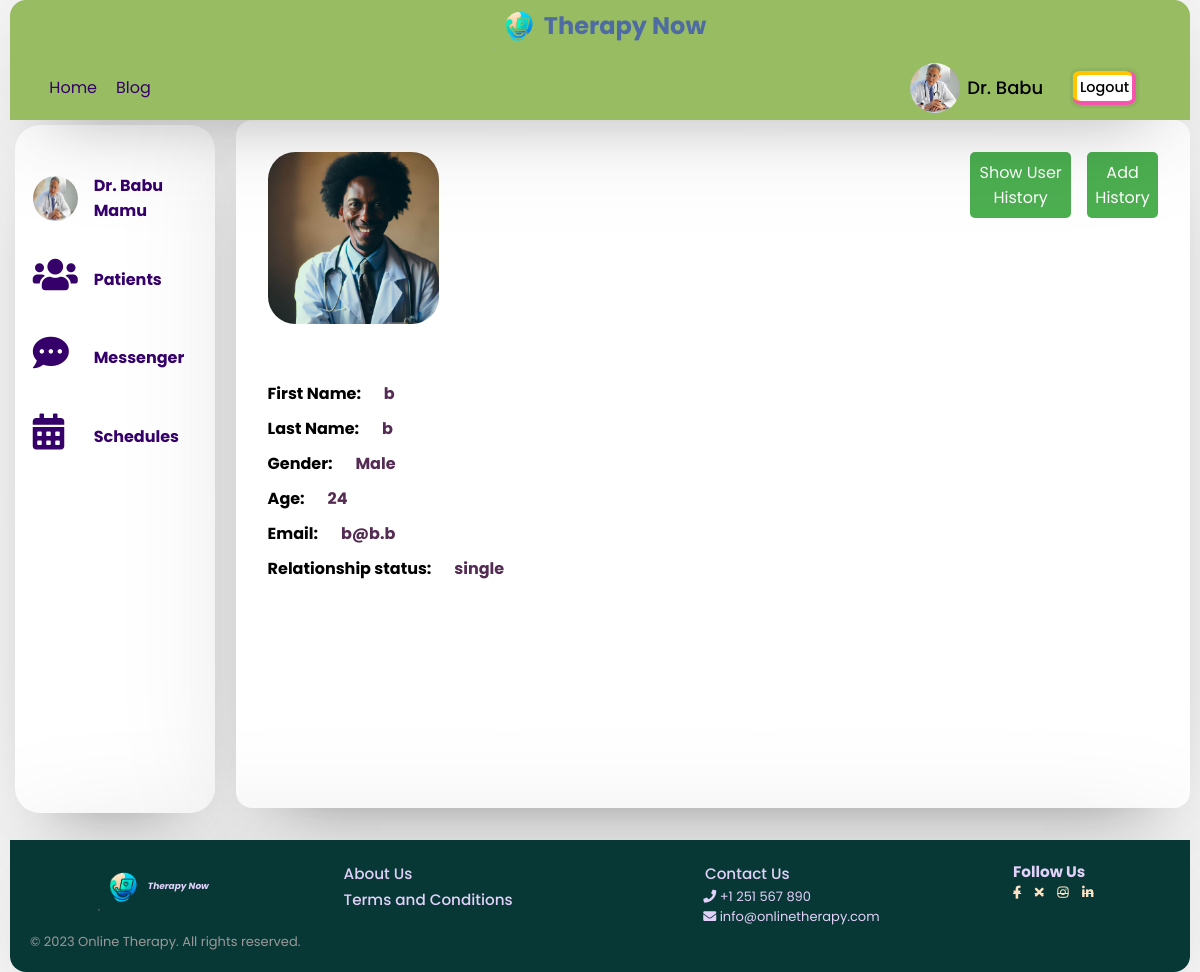
The page /profile.php?user_id=125906261&link=user_profile (signed in) on the database its author committed.
### tables this page shows
CREATE TABLE `therapist` (
  `unique_id` int(11) NOT NULL,
  `fname` text NOT NULL,
  `lname` text NOT NULL,
  `email` text NOT NULL,
  `password` text NOT NULL,
  `specialization` text DEFAULT NULL,
  `img` text DEFAULT NULL,
  `phone` text DEFAULT NULL,
  `status` text DEFAULT NULL,
  `r_date` date DEFAULT curdate(),
  `r_time` time DEFAULT curtime(),
  `gender` varchar(30) NOT NULL,
  `birthDate` int(11) NOT NULL
);

CREATE TABLE `users` (
  `user_id` int(11) NOT NULL,
  `unique_id` int(255) NOT NULL,
  `fname` varchar(255) NOT NULL,
  `lname` varchar(255) NOT NULL,
  `email` varchar(255) NOT NULL,
  `password` varchar(255) NOT NULL,
  `img` varchar(255) NOT NULL,
  `status` varchar(255) NOT NULL,
  `gender` varchar(10) DEFAULT NULL,
  `birthdate` date DEFAULT NULL,
  `relationship` varchar(100) DEFAULT NULL,
  `r_date` date DEFAULT curdate(),
  `r_time` time DEFAULT curtime()
);

### profile/profile.php (the view, shortened to what this page needs)
<?php
if (isset($_GET['user_id'])) {
    $user_id = $_GET['user_id'];
    $sql_p2 = mysqli_query($conn, "SELECT * FROM users WHERE unique_id = {$user_id}");
}
$sql_d = mysqli_query($conn, "SELECT * FROM therapist WHERE unique_id = {$_SESSION['unique_id']}");
$_doc = false;
$_user = false;
$user_profile = false;
if (mysqli_num_rows($sql_d) > 0) {
    $_doc = true;
    $_user = false;
    if (isset($_GET['link']) and $_GET['link'] == 'user_profile') {
        $user_profile = true;
    } else {
        $user_profile = false;
    }
} else {
    $_doc = false;
    $_user = true;
}
if ($_doc and !$user_profile) {
?>
    <div class="right">
        <img src="php/images/<?php echo $row['img']; ?>" alt="">
        <h2><?= $row['fname'] . '  ' . $row['lname'] ?></h2>
        <ul>
            <li><strong>Specialty:</strong> Psychiatrist</li>
            <li><strong>Location:</strong> Addis Ababa</li>
            <li><strong>Rating:</strong> 4.9/5</li>
            <li><strong>Bio:</strong> <?= $row['fname'] . '  ' ?> is a licensed and experienced psychiatrist who provides
                compassionate and effective mental health care to his patients. He specializes in treating anxiety,
                depression, bipolar disorder, and PTSD. He also offers online counseling and telemedicine services.</li>
        </ul>
    </div>
<?php
} elseif ($_user or $_doc) {
    if ($_doc) {
        $row = mysqli_fetch_assoc($sql_p2);
    }
?>
    <div class="right prof">
        <?php
        $birthdate = new DateTime($row['birthdate']);
        $today = new DateTime('today');
        $age = $birthdate->diff($today)->y;
        ?>
        <div class="rightleft">
            <img src="php/images/<?php echo $row['img']; ?>" alt="">
            <ul>
                <br><br>
                <li><strong>First Name: </strong> <span><?= $row['fname'] ?> </span></li>
                <li><strong>Last Name: </strong> <span><?= $row['lname'] ?></span></li>
                <li><strong>Gender: </strong> <span><?= $row['gender'] ?></span></li>
                <li><strong>Age: </strong> <span><?= $age ?></span></li>
                <li><strong>Email: </strong> <span><?= $row['email'] ?></span></li>
                <li><strong>Relationship status: </strong> <span><?= $row['relationship'] ?></span></li>
            </ul>
        </div>
        <?php if (mysqli_num_rows($sql_d) > 0) { ?>
                <div class="righright">
                <div class="buttons">
                    <button class="addHis">Add History</button>
                    <button class="showHis">Show User History</button>
                </div>
            </div>
            <?php    } ?>
    </div>
<?php
}
?>

### header.php (shortened to what this page needs)
<div id="header-container">
    <div class="logo">
        <a href="index.php">
            <img src="img/logo.png" alt="">
            <h1>Therapy Now</h1>
        </a>
    </div>
    <header>
        <div class="navigation-menu">
            <div class="navigation-links">
                <a href="index.php">Home</a>
                <a href="blog.php">Blog</a>
            </div>
        </div>
        <?php require_once "php/config.php";
        if (!isset($_SESSION['unique_id'])) { ?>
            <div class="user-buttons c d">
                <a href="signup.php">Sign up</a>
                <a href="login.php">Log in</a>
            </div>
       <?php }else {
            $sql = mysqli_query($conn, "SELECT * FROM users WHERE unique_id = {$_SESSION['unique_id']}");
            if (mysqli_num_rows($sql) > 0) {
                $row = mysqli_fetch_assoc($sql);
            } else {
                $sql = mysqli_query($conn, "SELECT * FROM therapist WHERE unique_id = {$_SESSION['unique_id']}");
                $row = mysqli_fetch_assoc($sql);
            } ?>
            <div class="user-buttons user-profile c">
                <a href="profile.php" class="pro_link">
                    <img src="php/images/<?php echo $row['img']; ?>" alt="">
                    <span><?php echo $row['fname'] ?></span>
                </a>
                <a href="php/logout.php?logout_id=<?php echo $row['unique_id']; ?>" class="logout">Logout</a>
            </div>
    <?php } ?>
    </header>
</div>

### profile/sidebar.php (shortened to what this page needs)
<div class="left">
    <?php
    $sql = mysqli_query($conn, "SELECT * FROM therapist WHERE unique_id ={$_SESSION['unique_id']} ");
    if (mysqli_num_rows($sql) > 0) {
    ?>
    <a href="profile.php?link=profile">
        <img src="php/images/<?php echo $row['img']; ?>" alt="">
        <p><?= $row['fname'] . " " . $row['lname'] ?></p>
    </a>
    <a href="profile.php?link=patient">
        <span><i class="fas fa-solid fa-users"></i></span>
        <p>Patients</p>
    </a>
    <?php
    }
    ?>
    <a href="profile.php?link=message">
        <span><i class="fas fa-solid fa-comment-dots"></i></span>
        <p>Messenger</p>
    </a>
    <a href="profile.php?link=schedule">
        <span><i class="fas fa-solid fa-calendar-alt"></i></span>
        <p>Schedules</p>
    </a>
</div>

### style.css (style rules this page uses)
* { margin: 0; padding: 0; box-sizing: border-box; text-decoration: none; font-family: 'Poppins', sans-serif; }
body { display: flex; flex-direction: column; align-items: center; justify-content: space-between; min-height: 100vh; background: #f7f7f7; padding: 0 10px; }
.wrapper, #header-container, footer { box-shadow: 0 0 128px 0 rgba(0, 0, 0, 0.1), 0 32px 64px -48px rgba(0, 0, 0, 0.5); }
#header-container, footer { background-color: #fff; }
img { width: 50px; height: 50px; }
#header-container .logo img { width: 50px; }
#header-container .logo h1 { color: #4E6BA4; }
#header-container { z-index: 1; background-color: #97BC62; display: flex; align-items: center; justify-content: space-around; width: 100%; height: 120px; position: sticky; top: 0; left: 0; flex-direction: column; border-top-left-radius: 16px; border-top-right-radius: 16px; }
#header-container header { display: flex; align-items: center; justify-content: space-around; display: flex; width: 100%; height: auto; flex-grow: 1; }
#header-container .navigation-menu { flex-grow: 0.5; width: 100%; margin-left: 2em; }
#header-container a { margin: 1%; }
#header-container .c a { text-align: center; cursor: pointer; text-decoration: none; color: #000; background: #fff; margin: 10px; border-radius: 10%; padding: 0.2em; font-size: 0.9em; font-weight: 500; box-shadow: rgb(255, 198, 0) -2px -2px 0px 2px, rgb(246, 84, 174) 0px 0px 0px 4px, rgba(0, 0, 0, 0.05) 0px 0px 2px 7px; transition: all 0.2s; }
#header-container .c a.pro_link { display: flex; align-items: center; background: none; bottom: none; box-shadow: none; min-width: 150px; max-width: 150px; margin-left: 0; }
#header-container .user-profile { display: flex; width: 50%; align-items: center; justify-content: flex-end; margin-right: 3em; }
#header-container .user-profile img { object-fit: cover; border-radius: 50%; height: 50px; width: 50px; }
#header-container .user-profile span { font-size: 18px; font-weight: 500; color: #000; margin-left: 5%; }
#header-container .logo a { margin: 0; padding: 0; display: flex; color: #333; align-items: center; }
.navigation-menu { flex-grow: 0.5; width: 100%; margin-left: 2em; }
a { margin: 1%; }
.c a { text-align: center; cursor: pointer; text-decoration: none; color: #000; background: #fff; margin: 10px; border-radius: 10%; padding: 0.2em; font-size: 0.9em; font-weight: 500; box-shadow: rgb(255, 198, 0) -2px -2px 0px 2px, rgb(246, 84, 174) 0px 0px 0px 4px, rgba(0, 0, 0, 0.05) 0px 0px 2px 7px; transition: all 0.2s; }
.c a.pro_link { display: flex; align-items: center; background: none; bottom: none; box-shadow: none; min-width: 150px; max-width: 150px; margin-left: 0; }
#header-container .logo a { font-size: clamp(0.75em, 1vw, 2vw); margin: 0; padding: 0; display: flex; color: #333; }
.profile-container .left { max-width: 350px; flex-grow: 1; width: 40%; height: 86vh; margin: 5px; padding: 1em; display: flex; flex-direction: column; background: #fff; border-radius: 25px; box-shadow: 0 0 128px 0 rgba(0, 0, 0, 0.1), 0 32px 64px -48px rgba(0, 0, 0, 0.5); }
.profile-container .left { width:min-content; }
.profile-container .left a { text-decoration: none; font-size: medium; margin-top: 2em; font-weight: bold; width: 100%; border-radius: 16px; display: flex; align-items: center; padding-right: 1em; gap: 1em; }
.profile-container .left a :first-child { border-radius: 50%; height: 45px; width: 45px; font-size: 1.5em; }
.profile-container .right { max-height: 86vh; overflow: auto; flex-grow: 2; padding: 2em; display: flex; flex-direction: column; gap: 1em; border-radius: 25px; background: #fff; border-radius: 16px; box-shadow: 0 0 128px 0 rgba(0, 0, 0, 0.1), 0 32px 64px -48px rgba(0, 0, 0, 0.5); }
.profile-container .right img { border-radius: 16%; width: 25%; height: auto; }
.profile-container .right ul { list-style-type: none; flex-grow: 2; }
.profile-container .right li { margin-bottom: 10px; }
.profile-container .right span { margin-left: 2vmin; color: #542B53; font-weight: 700; }
h1 { color: green; }
a { color: #36006b; }

### rows shown on the page
therapist: img (picture), fname "Dr. Babu", lname "Mamu"
users: img (picture), fname "b", lname "b", gender "Male", birthdate "24", email "b@b.b", relationship "single"
